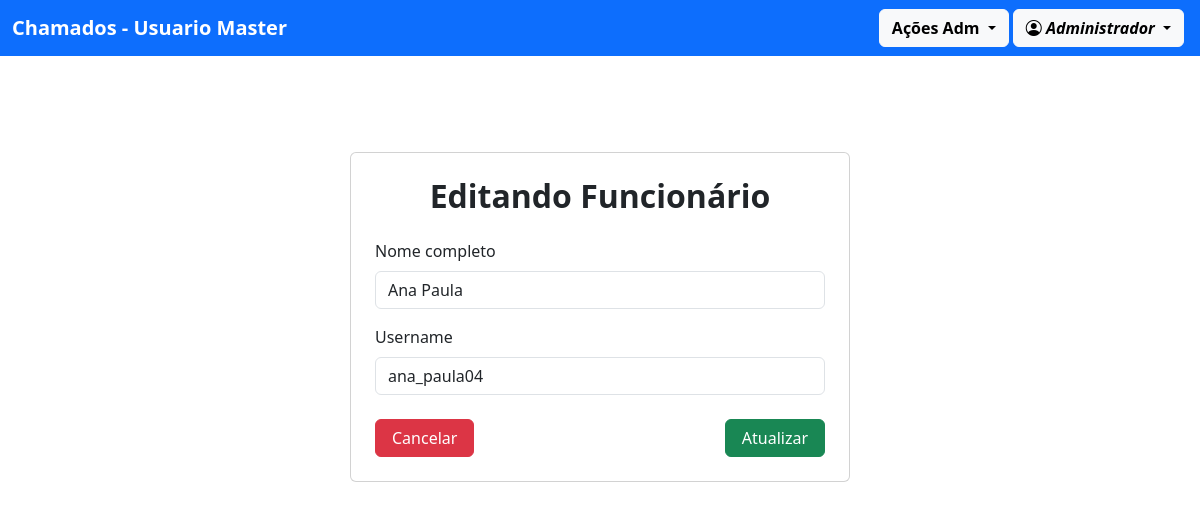
Page /usuario/atualizar/3 (signed in) on the earlier database version.
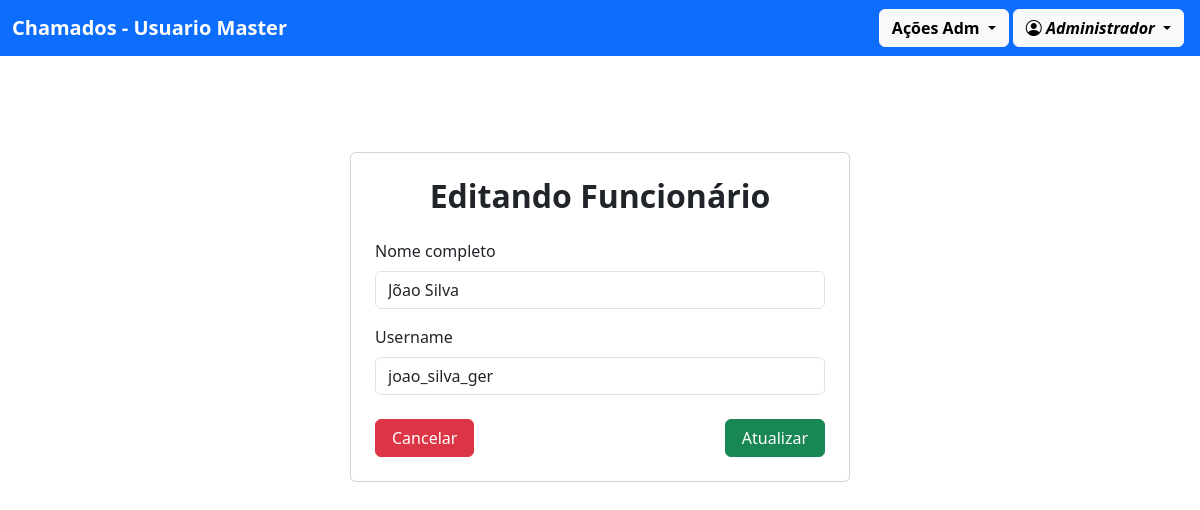
Same page on the later database version.
### usuario/models.py (models this page shows)
class Perfil(models.Model):
    user = models.OneToOneField(User, on_delete=models.CASCADE)
    nome_completo = models.CharField(max_length=255)
    adm = models.BooleanField(default=False)
    def __str__(self):
        return f"{self.nome_completo}"
    class Meta:
        ordering = ["nome_completo"]

### usuario/views.py (the view, shortened to what this page needs)
# urls.py: path('atualizar/<int:id>', views.atualizar, name="atualizar"),
def atualizar(request, id):
    perfil = get_object_or_404(Perfil, id=id)
    if request.method == "GET":
        print(request.user.perfil.adm)
        return render(request, 'adm/editar_funcionario.html', {'perfil': perfil})

### chamado/templates/adm/editar_funcionario.html (shortened to what this page needs)
{% extends "modelo.html" %}
{% block content %}
<div class="container d-flex justify-content-center mt-5">
    <div class="card p-4" style="max-width: 500px; width: 100%;">
        <h2 class="fw-bold mb-4 text-center">Editando Funcionário</h2>
        <form action="{% url 'atualizar' perfil.id%}" method="POST">{% csrf_token %}
            <div class="mb-3">
                <label class="form-label">Nome completo</label>
                <input type="text" name="nome_completo" class="form-control" value="{{ perfil.nome_completo }}" placeholder="Digite o nome" required>
            </div>
            <div class="mb-4">
                <label class="form-label">Username</label>
                <input type="text" name="username" class="form-control" value="{{ perfil.user.username }}" placeholder="Digite o nome" required>
            </div>
            <div class="d-flex justify-content-between">
                <button class="btn btn-danger px-3" onclick="history.back()">Cancelar</button>
                <button type="submit" class="btn btn-success px-3">Atualizar</button>
            </div>
        </form>
    </div>
</div>
{% endblock %}

Differences in the rows shown:
changed Perfil: nome_completo "Ana Paula" → "Jõao Silva"; username "ana_paula04" → "joao_silva_ger"
